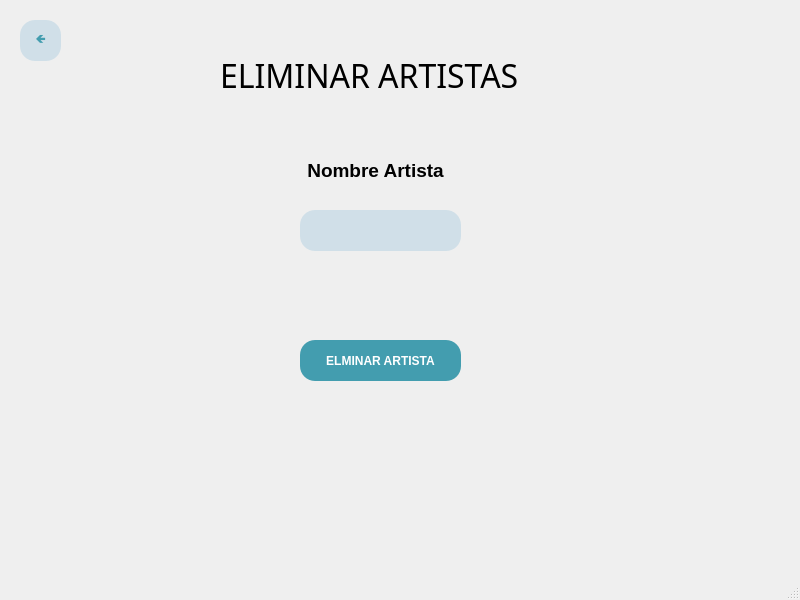
<?xml version="1.0" encoding="UTF-8"?>
<ui version="4.0">
 <class>MainWindow</class>
 <widget class="QMainWindow" name="MainWindow">
  <property name="geometry">
   <rect>
    <x>0</x>
    <y>0</y>
    <width>800</width>
    <height>600</height>
   </rect>
  </property>
  <property name="windowTitle">
   <string>MainWindow</string>
  </property>
  <widget class="QWidget" name="centralwidget">
   <widget class="QPushButton" name="BotonEditarArtista">
    <property name="geometry">
     <rect>
      <x>300</x>
      <y>340</y>
      <width>161</width>
      <height>41</height>
     </rect>
    </property>
    <property name="palette">
     <palette>
      <active>
       <colorrole role="WindowText">
        <brush brushstyle="SolidPattern">
         <color alpha="255">
          <red>255</red>
          <green>255</green>
          <blue>255</blue>
         </color>
        </brush>
       </colorrole>
       <colorrole role="Button">
        <brush brushstyle="SolidPattern">
         <color alpha="255">
          <red>67</red>
          <green>157</green>
          <blue>175</blue>
         </color>
        </brush>
       </colorrole>
       <colorrole role="Text">
        <brush brushstyle="SolidPattern">
         <color alpha="255">
          <red>255</red>
          <green>255</green>
          <blue>255</blue>
         </color>
        </brush>
       </colorrole>
       <colorrole role="ButtonText">
        <brush brushstyle="SolidPattern">
         <color alpha="255">
          <red>255</red>
          <green>255</green>
          <blue>255</blue>
         </color>
        </brush>
       </colorrole>
       <colorrole role="Base">
        <brush brushstyle="SolidPattern">
         <color alpha="255">
          <red>67</red>
          <green>157</green>
          <blue>175</blue>
         </color>
        </brush>
       </colorrole>
       <colorrole role="Window">
        <brush brushstyle="SolidPattern">
         <color alpha="255">
          <red>67</red>
          <green>157</green>
          <blue>175</blue>
         </color>
        </brush>
       </colorrole>
      </active>
      <inactive>
       <colorrole role="WindowText">
        <brush brushstyle="SolidPattern">
         <color alpha="255">
          <red>255</red>
          <green>255</green>
          <blue>255</blue>
         </color>
        </brush>
       </colorrole>
       <colorrole role="Button">
        <brush brushstyle="SolidPattern">
         <color alpha="255">
          <red>67</red>
          <green>157</green>
          <blue>175</blue>
         </color>
        </brush>
       </colorrole>
       <colorrole role="Text">
        <brush brushstyle="SolidPattern">
         <color alpha="255">
          <red>255</red>
          <green>255</green>
          <blue>255</blue>
         </color>
        </brush>
       </colorrole>
       <colorrole role="ButtonText">
        <brush brushstyle="SolidPattern">
         <color alpha="255">
          <red>255</red>
          <green>255</green>
          <blue>255</blue>
         </color>
        </brush>
       </colorrole>
       <colorrole role="Base">
        <brush brushstyle="SolidPattern">
         <color alpha="255">
          <red>67</red>
          <green>157</green>
          <blue>175</blue>
         </color>
        </brush>
       </colorrole>
       <colorrole role="Window">
        <brush brushstyle="SolidPattern">
         <color alpha="255">
          <red>67</red>
          <green>157</green>
          <blue>175</blue>
         </color>
        </brush>
       </colorrole>
      </inactive>
      <disabled>
       <colorrole role="WindowText">
        <brush brushstyle="SolidPattern">
         <color alpha="255">
          <red>255</red>
          <green>255</green>
          <blue>255</blue>
         </color>
        </brush>
       </colorrole>
       <colorrole role="Button">
        <brush brushstyle="SolidPattern">
         <color alpha="255">
          <red>67</red>
          <green>157</green>
          <blue>175</blue>
         </color>
        </brush>
       </colorrole>
       <colorrole role="Text">
        <brush brushstyle="SolidPattern">
         <color alpha="255">
          <red>255</red>
          <green>255</green>
          <blue>255</blue>
         </color>
        </brush>
       </colorrole>
       <colorrole role="ButtonText">
        <brush brushstyle="SolidPattern">
         <color alpha="255">
          <red>255</red>
          <green>255</green>
          <blue>255</blue>
         </color>
        </brush>
       </colorrole>
       <colorrole role="Base">
        <brush brushstyle="SolidPattern">
         <color alpha="255">
          <red>67</red>
          <green>157</green>
          <blue>175</blue>
         </color>
        </brush>
       </colorrole>
       <colorrole role="Window">
        <brush brushstyle="SolidPattern">
         <color alpha="255">
          <red>67</red>
          <green>157</green>
          <blue>175</blue>
         </color>
        </brush>
       </colorrole>
      </disabled>
     </palette>
    </property>
    <property name="cursor">
     <cursorShape>PointingHandCursor</cursorShape>
    </property>
    <property name="styleSheet">
     <string notr="true">background-color: rgb(67, 157, 175);
color: rgb(255, 255, 255);
font-weight: bold;
font-family: 'Verdana';
border-radius: 15px;</string>
    </property>
    <property name="text">
     <string>ELMINAR ARTISTA</string>
    </property>
   </widget>
   <widget class="QLabel" name="label">
    <property name="geometry">
     <rect>
      <x>270</x>
      <y>150</y>
      <width>211</width>
      <height>41</height>
     </rect>
    </property>
    <property name="text">
     <string>&lt;html&gt;&lt;head/&gt;&lt;body&gt;&lt;p align=&quot;center&quot;&gt;&lt;span style=&quot; font-size:14pt; font-weight:600;&quot;&gt;Nombre Artista&lt;/span&gt;&lt;/p&gt;&lt;/body&gt;&lt;/html&gt;</string>
    </property>
   </widget>
   <widget class="QLabel" name="Titulo">
    <property name="geometry">
     <rect>
      <x>220</x>
      <y>30</y>
      <width>331</width>
      <height>91</height>
     </rect>
    </property>
    <property name="font">
     <font>
      <family>Bell MT</family>
      <pointsize>24</pointsize>
      <weight>50</weight>
      <bold>false</bold>
     </font>
    </property>
    <property name="text">
     <string>ELIMINAR ARTISTAS</string>
    </property>
   </widget>
   <widget class="QLineEdit" name="Nombre_entrada">
    <property name="geometry">
     <rect>
      <x>300</x>
      <y>210</y>
      <width>161</width>
      <height>41</height>
     </rect>
    </property>
    <property name="styleSheet">
     <string notr="true">border-radius: 15px;
background-color: rgb(208, 223, 232);</string>
    </property>
   </widget>
   <widget class="QPushButton" name="BotonAtras">
    <property name="geometry">
     <rect>
      <x>20</x>
      <y>20</y>
      <width>41</width>
      <height>41</height>
     </rect>
    </property>
    <property name="palette">
     <palette>
      <active>
       <colorrole role="WindowText">
        <brush brushstyle="SolidPattern">
         <color alpha="255">
          <red>67</red>
          <green>157</green>
          <blue>175</blue>
         </color>
        </brush>
       </colorrole>
       <colorrole role="Button">
        <brush brushstyle="SolidPattern">
         <color alpha="255">
          <red>208</red>
          <green>223</green>
          <blue>232</blue>
         </color>
        </brush>
       </colorrole>
       <colorrole role="Text">
        <brush brushstyle="SolidPattern">
         <color alpha="255">
          <red>67</red>
          <green>157</green>
          <blue>175</blue>
         </color>
        </brush>
       </colorrole>
       <colorrole role="ButtonText">
        <brush brushstyle="SolidPattern">
         <color alpha="255">
          <red>67</red>
          <green>157</green>
          <blue>175</blue>
         </color>
        </brush>
       </colorrole>
       <colorrole role="Base">
        <brush brushstyle="SolidPattern">
         <color alpha="255">
          <red>208</red>
          <green>223</green>
          <blue>232</blue>
         </color>
        </brush>
       </colorrole>
       <colorrole role="Window">
        <brush brushstyle="SolidPattern">
         <color alpha="255">
          <red>208</red>
          <green>223</green>
          <blue>232</blue>
         </color>
        </brush>
       </colorrole>
      </active>
      <inactive>
       <colorrole role="WindowText">
        <brush brushstyle="SolidPattern">
         <color alpha="255">
          <red>67</red>
          <green>157</green>
          <blue>175</blue>
         </color>
        </brush>
       </colorrole>
       <colorrole role="Button">
        <brush brushstyle="SolidPattern">
         <color alpha="255">
          <red>208</red>
          <green>223</green>
          <blue>232</blue>
         </color>
        </brush>
       </colorrole>
       <colorrole role="Text">
        <brush brushstyle="SolidPattern">
         <color alpha="255">
          <red>67</red>
          <green>157</green>
          <blue>175</blue>
         </color>
        </brush>
       </colorrole>
       <colorrole role="ButtonText">
        <brush brushstyle="SolidPattern">
         <color alpha="255">
          <red>67</red>
          <green>157</green>
          <blue>175</blue>
         </color>
        </brush>
       </colorrole>
       <colorrole role="Base">
        <brush brushstyle="SolidPattern">
         <color alpha="255">
          <red>208</red>
          <green>223</green>
          <blue>232</blue>
         </color>
        </brush>
       </colorrole>
       <colorrole role="Window">
        <brush brushstyle="SolidPattern">
         <color alpha="255">
          <red>208</red>
          <green>223</green>
          <blue>232</blue>
         </color>
        </brush>
       </colorrole>
      </inactive>
      <disabled>
       <colorrole role="WindowText">
        <brush brushstyle="SolidPattern">
         <color alpha="255">
          <red>67</red>
          <green>157</green>
          <blue>175</blue>
         </color>
        </brush>
       </colorrole>
       <colorrole role="Button">
        <brush brushstyle="SolidPattern">
         <color alpha="255">
          <red>208</red>
          <green>223</green>
          <blue>232</blue>
         </color>
        </brush>
       </colorrole>
       <colorrole role="Text">
        <brush brushstyle="SolidPattern">
         <color alpha="255">
          <red>67</red>
          <green>157</green>
          <blue>175</blue>
         </color>
        </brush>
       </colorrole>
       <colorrole role="ButtonText">
        <brush brushstyle="SolidPattern">
         <color alpha="255">
          <red>67</red>
          <green>157</green>
          <blue>175</blue>
         </color>
        </brush>
       </colorrole>
       <colorrole role="Base">
        <brush brushstyle="SolidPattern">
         <color alpha="255">
          <red>208</red>
          <green>223</green>
          <blue>232</blue>
         </color>
        </brush>
       </colorrole>
       <colorrole role="Window">
        <brush brushstyle="SolidPattern">
         <color alpha="255">
          <red>208</red>
          <green>223</green>
          <blue>232</blue>
         </color>
        </brush>
       </colorrole>
      </disabled>
     </palette>
    </property>
    <property name="cursor">
     <cursorShape>PointingHandCursor</cursorShape>
    </property>
    <property name="styleSheet">
     <string notr="true">background-color: rgb(208, 223, 232);
color:rgb(67, 157, 175);
font-weight: bold;
font-family: 'Verdana';
border-radius: 15px;</string>
    </property>
    <property name="text">
     <string>🡸</string>
    </property>
   </widget>
  </widget>
  <widget class="QMenuBar" name="menubar">
   <property name="geometry">
    <rect>
     <x>0</x>
     <y>0</y>
     <width>800</width>
     <height>21</height>
    </rect>
   </property>
  </widget>
  <widget class="QStatusBar" name="statusbar"/>
 </widget>
 <resources/>
 <connections/>
</ui>
